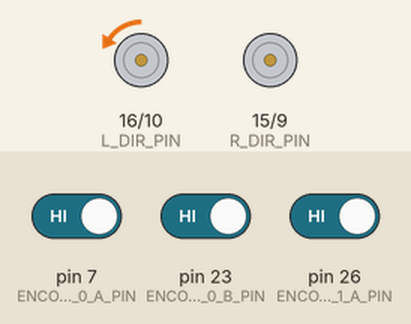
Recording of a sketch running on a simulated Arduino Mega 2560, built with avr-gcc and run on an emulated ATmega2560. Parts: direction and speed pins drawn as motors (green arrow = direction pin HIGH = forward, orange = LOW = backward, longer = more drive). Inputs (shaded band) come from the test bench; at power-on: pin 7 (ENCODER_0_A_PIN) HIGH, pin 23 (ENCODER_0_B_PIN) HIGH, pin 26 (ENCODER_1_A_PIN) HIGH. What the sketch prints to the serial monitor is not drawn.

Above: at 1.2 s.
Timing chart, 0 to 39.0 s (numbered marks = the images above):
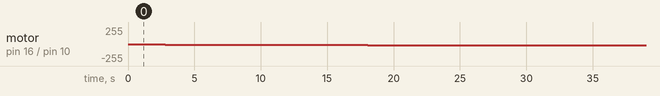

Measured:
- by itself, motor on pin 16 (L_DIR_PIN) / pin 10 (L_PWM_PIN): moves from stopped to backward 21/255 over 36.4 s

The sketch:

QPID_deploy.ino
```cpp
// (licence header left out)
#include <EEPROM.h>
#include <ArduinoJson.h>

#include "motors.h"
#include "encoders.h"
#include "pid.h"
#include "qlearning.h"

#define lambda 1 // weight of reward for overshoot and settling time

StaticJsonDocument<200> doc;
double L_PWM = 0; // left motor pwm
double R_PWM = 0; // right motor pwm, not change in this experiment
double cpr = 358.3;  // counts per revolution of the encoder
volatile double speed;  // speed of the left motor
volatile long last_count; // count of the encoder in last interrupt
volatile long delta_count; // the difference count of the encoder between two interrupts
double speed_ref = 20; // target speed
long greedy = 10;   // greedy of ε-greedy policy, starts from 10 and increase to 90.
float max_speed = speed_ref;
unsigned long episode_start_time;
unsigned long episode_timeout = 10 * 1000; // 10 sec

PID_c l_pid(&speed, &L_PWM, &speed_ref, 0.35, 0.001, 0); // left pid controller
Motors_c motors;
QLearning_c rl;
unsigned long start_time;

void takeStep(double kp, double ki, bool *done, float *r);


void setup() {
    Serial.begin(9600);
    randomSeed(10);
    motors.initialise();
    delay(1); // wait for 30s to have enough time to prepare for the experiment.
    timerSetUP();
    setupEncoder0();
    setupEncoder1();
    motors.setMotorPower(0,0);
    rl.getQTableFromEEPROM(); // load the Q-table from EEPROM
    start_time = millis();
}

void loop() { // one timestep for each time calling loop()
    float s = speed; // get current state
    double dkp, dki;

    // choose action from the Q-table
    rl.chooseAction(s, &dkp, &dki);
    double kp = l_pid.getKp() + dkp;
    double ki = l_pid.getKi() + dki;

    // limit the range of kp and ki
    if(kp > 0.5){kp = 0.5;}
    else if (kp < 0.2){kp = 0.2;}
    if (ki > 0.001){ki = 0.001;}
    else if (ki < 0.00001){ki = 0.00001;}

    float r = 0;
    bool done = false; // check if the episode is done
    takeStep(kp, ki, &done, &r); // perform the action and get the reward and done flag

    // print the log of one timestep in json format.
    doc["time"] = millis() - start_time;
    doc["speed"] = s;
    doc["kp"] = kp;
    doc["ki"] = ki;
    doc["reward"] = r;
    serializeJson(doc, Serial);
    Serial.println();

    delay(1);
}


/**
 * @description: initialize timer3 to generate interrupt every 0.1s.
 * @return {*}
 */
void timerSetUP(){
    noInterrupts();           // disable all interrupts
    TCCR3A = 0;
    TCCR3B = 0;

    TCNT3 = 65536-(int)(16000000/256*0.1);            // preload timer 65536-16MHz/256*0.1s
    TCCR3B |= (1 << CS12);    // 256 prescaler
    TIMSK3 |= (1 << TOIE3);   // enable timer overflow interrupt
    interrupts();             // enable all interrupts
}

/**
 * @description: interrupt service routine for timer3. calculate the speed of motor every 0.1s.
 * @return {*}
 */
ISR(TIMER3_OVF_vect)        // interrupt service routine that wraps a user defined function supplied by attachInterrupt
{
    TCNT3 = 65536-(int)(16000000/256*0.1);            // preload timer
    delta_count = count_e1-last_count;
    last_count = count_e1;
    speed = 60.0 * delta_count / cpr / 0.1;   // rpm

    // update latest max_speed
    if (speed > max_speed){
        max_speed = speed;
    }
}


/**
 * @description: This function is an operation of agent in one timestep. The agent perform the actions (kp, ki) in the environment. The environment then transfer to next state and give back the reward and done flag.
 * @param {double} kp: the parameter of pid controller.
 * @param {double} ki: the parameter of pid controller.
 * @param {bool *} done: the episode flag. When the episode is complete, the done will set to be true.
 * @param {float *} r: the reward recieved from environment.
 * @return {*}
 */
void takeStep(double kp, double ki, bool *done, float *r){
    // perform actions to the environment
    l_pid.setTunings(kp, ki, 0);
    l_pid.compute();
    motors.setMotorPower(L_PWM, R_PWM);

    // calculate the time elapsed since the start of the episode
    unsigned long episode_elapse = millis() - episode_start_time;

    // calculate reward
    if (episode_elapse < episode_timeout){ // check if the episode has timed out
        *done = false;
        *r = - (float)episode_elapse * 0.01;

        // check if the target speed has been reached in range of 30% * speed_ref
        if (abs(speed - speed_ref) < 0.3 * speed_ref){
            delay(100); // wait for 100 milliseconds and check again
            if(abs(speed - speed_ref) < 0.3 * speed_ref){
                *done = true;
                float overshoot = max_speed - speed_ref; // calculate the overshoot
                *r = 80 - (overshoot +  lambda *(float)episode_elapse * 0.01);
            }
        }
    }
    else{ // timeout
        *done = true;
        *r = - (float)episode_elapse*0.1;
    }
}
```

encoders.h
```cpp
// (licence header left out)
#ifndef _ENCODERS_H
#define _ENCODERS_H

#define ENCODER_0_A_PIN  7
#define ENCODER_0_B_PIN  23
#define ENCODER_1_A_PIN  26
//#define ENCODER_1_B_PIN Non-standard pin!


// Volatile Global variables used by Encoder ISR.
volatile long count_e0; // used by encoder to count the rotation
volatile byte state_e0;
volatile long count_e1;
volatile byte state_e1;


// This ISR handles just Encoder 0
// ISR to read the Encoder0 Channel A and B pins
// and then look up based on  transition what kind of
// rotation must have occured.
ISR( INT6_vect ) {
  // We know that the ISR is only called when a pin changes.
  // We also know only 1 pin can change at a time.
  // The XOR(AB) signal change from "Channel A" triggers ISR.

  // First, Read in the new state of the encoder pins.
  // Standard pins, so standard read functions.
  boolean e0_B = digitalRead( ENCODER_0_B_PIN ); // normal B state
  boolean e0_A = digitalRead( ENCODER_0_A_PIN ); // XOR(AB)

  // Software XOR (^) logically infers
  // the true value of A given the state of B
  e0_A = e0_A ^ e0_B;

  // Shift our (new) current readings into bit positions
  // 2 and 3 in the state variable (current state)
  // State: (bit3)  (bit2)  (bit1)   (bit0)
  // State:  new B   new A   old B   old A
    state_e0 = state_e0 | ( e0_B  << 3 );
    state_e0 = state_e0 | ( e0_A  << 2 );

    // Handle which transition we have registered.
    // Complete this if statement as necessary.
    // Refer to the labsheet.
    if( state_e0 == 0 ) {
      //Do nothing
    } else if(state_e0 == 1 ) {
      count_e0--;
    } else if(state_e0 == 2 ) {
      count_e0++;
    } else if (state_e0 == 3) {
      //Do nothing
    } else if (state_e0 == 4) {
      count_e0++;
    } else if (state_e0 == 5) {
      //Do nothing
    } else if (state_e0 == 6) {
      //Do nothing
    } else if (state_e0 == 7) {
      count_e0--;
    } else if (state_e0 == 8) {
      count_e0--;
    } else if (state_e0 == 9) {
      //Do nothing
    } else if (state_e0 == 10) {
      //Do nothing
    } else if (state_e0 == 11) {
      count_e0++;
    } else if (state_e0 == 12) {
      //Do nothing
    } else if (state_e0 == 13) {
      count_e0++;
    } else if (state_e0 == 14) {
      count_e0--;
    } else if (state_e0 == 15) {
      //Do nothing
    } // Continue this if statement as necessary.

    // Shift the current readings (bits 3 and 2) down
    // into position 1 and 0 (to become prior readings)
    // This bumps bits 1 and 0 off to the right, "deleting"
    // them for the next ISR call.
    state_e0 = state_e0 >> 2;

}


// This ISR handles just Encoder 1
// ISR to read the Encoder0 Channel A and B pins
// and then look up based on  transition what kind of
// rotation must have occured.
ISR( PCINT0_vect ) {

    // First, Read in the new state of the encoder pins.

    // Mask for a specific pin from the port.
    // Non-standard pin, so we access the register
    // directly.
    // Reading just PINE would give us a number
    // composed of all 8 bits.  We want only bit 2.
    // B00000100 masks out all but bit 2
    // It is more portable to use the PINE2 keyword.
    boolean e1_B = PINE & (1<<PINE2);
    //boolean e1_B = PINE & B00000100;  // Does same as above.

    // Standard read from the other pin.
    boolean e1_A = digitalRead( ENCODER_1_A_PIN ); // 26 the same as A8


    e1_A = e1_A ^ e1_B;

    // Create a bitwise representation of our states
    // We do this by shifting the boolean value up by
    // the appropriate number of bits, as per our table
    // header:
    //
    // State :  (bit3)  (bit2)  (bit1)  (bit0)
    // State :  New A,  New B,  Old A,  Old B.
    state_e1 = state_e1 | ( e1_B  << 3 );
    state_e1 = state_e1 | ( e1_A  << 2 );


    // Handle which transition we have registered.
    // Complete this if statement as necessary.
    // Refer to the labsheet.
    if( state_e1 == 0 ) {
      //Do nothing
    } else if(state_e1 == 1 ) {
      count_e1--;
    } else if(state_e1 == 2 ) {
      count_e1++;
    } else if (state_e1 == 3) {
      //Do nothing
    } else if (state_e1 == 4) {
      count_e1++;
    } else if (state_e1 == 5) {
      //Do nothing
    } else if (state_e1 == 6) {
      //Do nothing
    } else if (state_e1 == 7) {
      count_e1--;
    } else if (state_e1 == 8) {
      count_e1--;
    } else if (state_e1 == 9) {
      //Do nothing
    } else if (state_e1 == 10) {
      //Do nothing
    } else if (state_e1 == 11) {
      count_e1++;
    } else if (state_e1 == 12) {
      //Do nothing
    } else if (state_e1 == 13) {
      count_e1++;
    } else if (state_e1 == 14) {
      count_e1--;
    } else if (state_e1 == 15) {
      //Do nothing
    } // Continue this if statement as necessary.

    // Shift the current readings (bits 3 and 2) down
    // into position 1 and 0 (to become prior readings)
    // This bumps bits 1 and 0 off to the right, "deleting"
    // them for the next ISR call.
    state_e1 = state_e1 >> 2;
}


/*
   This setup routine enables interrupts for
   encoder1.  The interrupt is automatically
   triggered when one of the encoder pin changes.
   This is really convenient!  It means we don't
   have to check the encoder manually.
*/
void setupEncoder0()
{
    count_e0 = 0;

    // Setup pins for right encoder
    pinMode( ENCODER_0_A_PIN, INPUT );
    pinMode( ENCODER_0_B_PIN, INPUT );

    // initialise the recorded state of e0 encoder.
    state_e0 = 0;

    // Get initial state of encoder pins A + B
    boolean e0_A = digitalRead( ENCODER_0_A_PIN );
    boolean e0_B = digitalRead( ENCODER_0_B_PIN );
    e0_A = e0_A ^ e0_B;

    // Shift values into correct place in state.
    // Bits 1 and 0  are prior states.
    state_e0 = state_e0 | ( e0_B << 1 );
    state_e0 = state_e0 | ( e0_A << 0 );


    // Now to set up PE6 as an external interupt (INT6), which means it can
    // have its own dedicated ISR vector INT6_vector

    // Page 90, 11.1.3 External Interrupt Mask Register – EIMSK
    // Disable external interrupts for INT6 first
    // Set INT6 bit low, preserve other bits
    EIMSK = EIMSK & ~(1<<INT6);
    //EIMSK = EIMSK & B1011111; // Same as above.

    // Page 89, 11.1.2 External Interrupt Control Register B – EICRB
    // Used to set up INT6 interrupt
    EICRB |= ( 1 << ISC60 );  // using header file names, push 1 to bit ISC60
    //EICRB |= B00010000; // does same as above

    // Page 90, 11.1.4 External Interrupt Flag Register – EIFR
    // Setting a 1 in bit 6 (INTF6) clears the interrupt flag.
    EIFR |= ( 1 << INTF6 );
    //EIFR |= B01000000;  // same as above

    // Now that we have set INT6 interrupt up, we can enable
    // the interrupt to happen
    // Page 90, 11.1.3 External Interrupt Mask Register – EIMSK
    // Disable external interrupts for INT6 first
    // Set INT6 bit high, preserve other bits
    EIMSK |= ( 1 << INT6 );
    //EIMSK |= B01000000; // Same as above

}

void setupEncoder1()
{

    count_e1 = 0;

    // Setting up left encoder:
    // The Romi board uses the pin PE2 (port E, pin 2) which is
    // very unconventional.  It doesn't have a standard
    // arduino alias (like d6, or a5, for example).
    // We set it up here with direct register access
    // Writing a 0 to a DDR sets as input
    // DDRE = Data Direction Register (Port)E
    // We want pin PE2, which means bit 2 (counting from 0)
    // PE Register bits [ 7  6  5  4  3  2  1  0 ]
    // Binary mask      [ 1  1  1  1  1  0  1  1 ]
    //
    // By performing an & here, the 0 sets low, all 1's preserve
    // any previous state.
    DDRE = DDRE & ~(1<<DDE6);
    //DDRE = DDRE & B11111011; // Same as above.

    // We need to enable the pull up resistor for the pin
    // To do this, once a pin is set to input (as above)
    // You write a 1 to the bit in the output register
    PORTE = PORTE | (1 << PORTE2 );
    //PORTE = PORTE | 0B00000100;

    // Encoder0 uses conventional pin 26
    pinMode( ENCODER_1_A_PIN, INPUT );
    digitalWrite( ENCODER_1_A_PIN, HIGH ); // Encoder 1 xor

    // initialise the recorded state of e1 encoder.
    state_e1 = 0;

    // Get initial state of encoder.
    boolean e1_B = PINE & (1<<PINE2);
    //boolean e1_B = PINE & B00000100;  // Does same as above.

    // Standard read from the other pin.
    boolean e1_A = digitalRead( ENCODER_1_A_PIN ); // 26 the same as A8

    // Some clever electronics combines the
    // signals and this XOR restores the
    // true value.
    e1_A = e1_A ^ e1_B;

    // Shift values into correct place in state.
    // Bits 1 and 0  are prior states.
    state_e1 = state_e1 | ( e1_B << 1 );
    state_e1 = state_e1 | ( e1_A << 0 );

    // Enable pin-change interrupt on A8 (PB4) for encoder0, and disable other
    // pin-change interrupts.
    // Note, this register will normally create an interrupt a change to any pins
    // on the port, but we use PCMSK0 to set it only for PCINT4 which is A8 (PB4)
    // When we set these registers, the compiler will now look for a routine called
    // ISR( PCINT0_vect ) when it detects a change on the pin.  PCINT0 seems like a
    // mismatch to PCINT4, however there is only the one vector servicing a change
    // to all PCINT0->7 pins.
    // See Manual 11.1.5 Pin Change Interrupt Control Register - PCICR

    // Page 91, 11.1.5, Pin Change Interrupt Control Register
    // Disable interrupt first
    PCICR = PCICR & ~( 1 << PCIE0 );
    // PCICR &= B11111110;  // Same as above

    // 11.1.7 Pin Change Mask Register 0 – PCMSK0
    PCMSK0 |= (1 << PCINT4);

    // Page 91, 11.1.6 Pin Change Interrupt Flag Register – PCIFR
    PCIFR |= (1 << PCIF0);  // Clear its interrupt flag by writing a 1.

    // Enable
    PCICR |= (1 << PCIE0);
}

#endif
```

motors.h
```cpp
// (licence header left out)
#ifndef _MOTORS_H
#define _MOTORS_H

#define L_PWM_PIN 10
#define L_DIR_PIN 16
#define R_PWM_PIN 9
#define R_DIR_PIN 15

#define FWD LOW
#define REV HIGH

// Class to operate the motor(s).
class Motors_c {
  public:

    // Constructor, must exist.
    Motors_c() {
    }

    // Use this function to initialise the pins and state of your motor(s).
    void initialise() {
      pinMode(L_PWM_PIN,OUTPUT);
      pinMode(L_DIR_PIN,OUTPUT);
      pinMode(R_PWM_PIN,OUTPUT);
      pinMode(R_DIR_PIN,OUTPUT);

      digitalWrite( L_DIR_PIN, HIGH );
      digitalWrite( R_DIR_PIN, HIGH );

      analogWrite( L_PWM_PIN, LOW );
      analogWrite( R_PWM_PIN, LOW );
    }

    // Write a function to operat your motor(s)
    void setMotorPower( float left_pwm, float right_pwm ) {
      //limit the range of power
      if (abs(left_pwm)>255 || abs(right_pwm)>255) {
        analogWrite( L_PWM_PIN, 255);
        analogWrite( R_PWM_PIN, 0);
      }
      //move forward,positive
      if (left_pwm >= 0) {
        digitalWrite(L_DIR_PIN, LOW);
        analogWrite( L_PWM_PIN, left_pwm);
      }
      if (right_pwm >= 0) {
        digitalWrite(R_DIR_PIN, LOW);
        analogWrite( R_PWM_PIN, right_pwm);
      }
      //move back,nagivate
      if (left_pwm < 0) {
        digitalWrite(L_DIR_PIN, HIGH);
        analogWrite( L_PWM_PIN, -left_pwm);
      }
      if (right_pwm < 0) {
        digitalWrite(R_DIR_PIN, HIGH);
        analogWrite( R_PWM_PIN, -right_pwm);
      }
    }
};


#endif
```

Source omitted: pid.h (3852 bytes), qlearning.h (5908 bytes)
